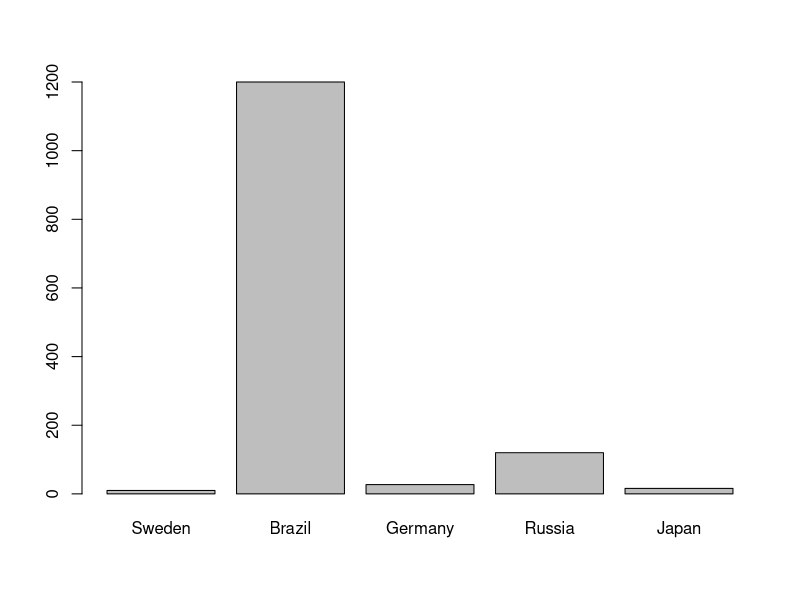
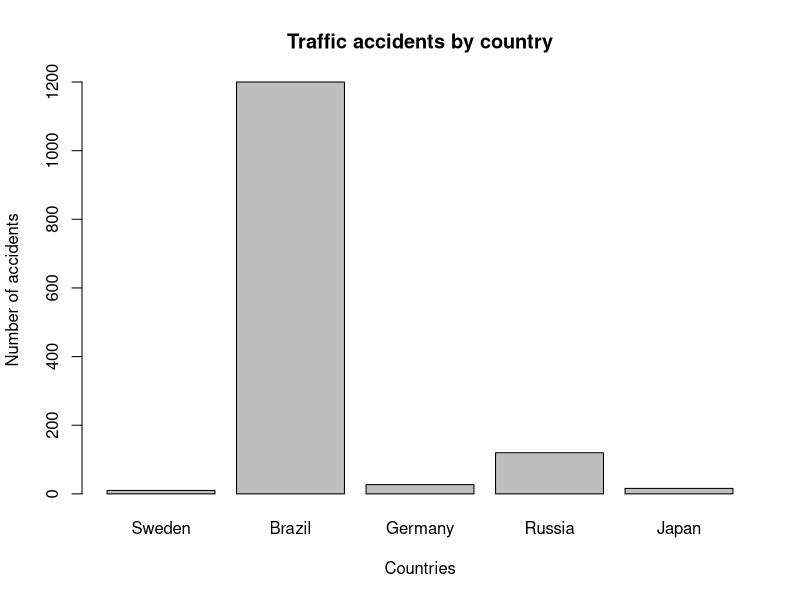
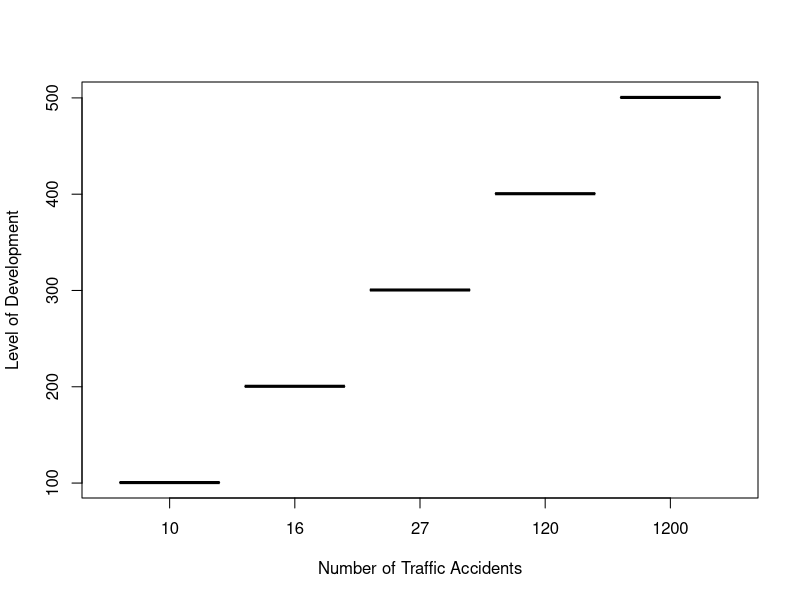
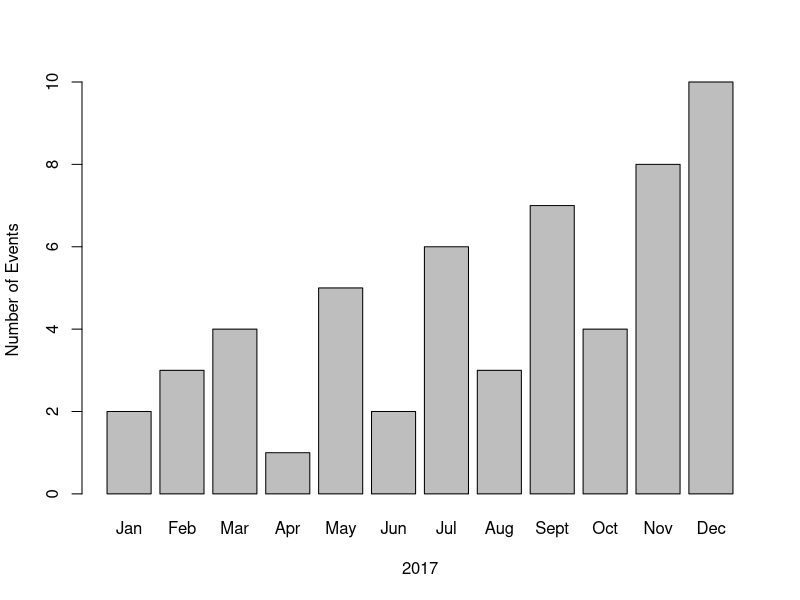

Source code (R) for these figures, in order:
country<-c("Sweden", "Brazil", "Germany","Russia", "Japan")
quantity<-c(10,1200,27,120,16)
mean(quantity)
sd(quantity)

country
quantity

barplot(quantity,names.arg=country)
barplot(quantity,names.arg=country, main="Traffic accidents by country",ylab="Number of accidents",xlab="Countries")

levelofdevelopment<-c(100.5,500.5,300.5,400.5,200.5)

boxplot((levelofdevelopment ~ quantity), xlab="Number of Traffic Accidents", ylab="Level of Development")

FloodingRiverRed <- c(2,3,4,1,5,2,6,3,7,4,8,10)
FloodingRiverRed
Months <- c("Jan", "Feb", "Mar", "Apr", "May", "Jun", "Jul", "Aug", "Sept", "Oct", "Nov", "Dec")
Months

barplot(FloodingRiverRed, names.arg=Months, xlab = "2017", ylab = "Number of Events")
